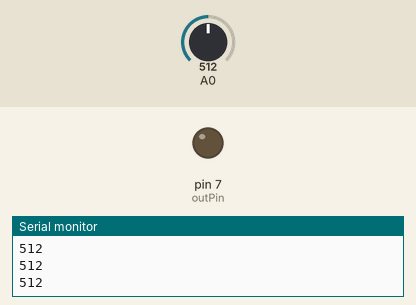
Simulated run of this sketch. Board: Arduino Uno, built with avr-gcc and run on an emulated ATmega328P. Shown: output pins drawn as LEDs (lit = HIGH), the last lines printed to the serial monitor. The test bench sets the inputs (shaded band); at power-on: A0 = 512.

Above: at 1.2 s.
1.3 s: A0 set to 323
2.8 s: A0 set to 294
At 4.0 s:
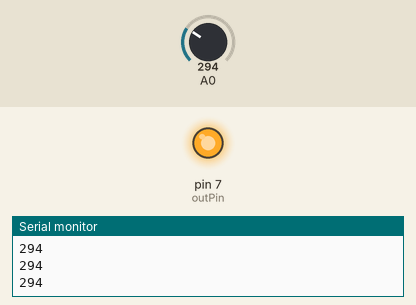
4.3 s: A0 set to 698
5.8 s: A0 set to 726
At 6.5 s:
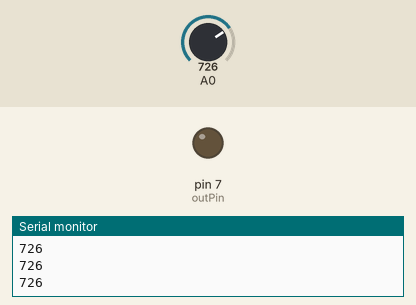
7.3 s: A0 set to 306
At 8.7 s:
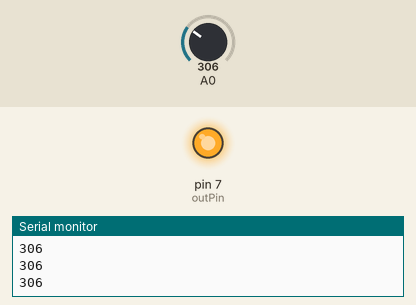
Timing chart, 0 to 9.8 s (numbered marks = the images above; inputs shaded):
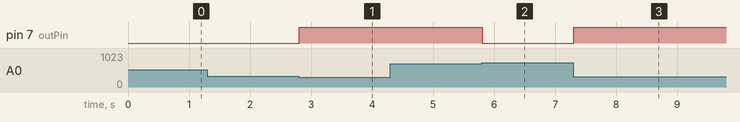

The sketch:

rc1.ino
```cpp
//  RC Oscillator

int x = 0;
int x0 = 512;//this should range from 0 to 1023
int deltax = 200; //this should range from 0 to 512

int outPin = 7;

void setup() {
  Serial.begin(9600);
  pinMode(outPin, OUTPUT);
  digitalWrite(outPin,LOW);
}

void loop() {

  x = analogRead(A0);

  if(x < x0 - deltax || x < 10){
     digitalWrite(outPin,HIGH);
  }
  if(x > x0 + deltax || x > 1013){
     digitalWrite(outPin,LOW);
  }
  Serial.println(x);
}
```

Measured:
- the behaviour switches between 312 and 311 on A0 (found by bisection; images 0 and 1)
- the behaviour switches between 712 and 713 on A0 (found by bisection; images 1 and 2)
- after the input at 2.8 s, pin 7 (outPin): LOW → HIGH at once
- after the input at 5.8 s, pin 7 (outPin): HIGH → LOW at once
- after the input at 7.3 s, pin 7 (outPin): LOW → HIGH at once
